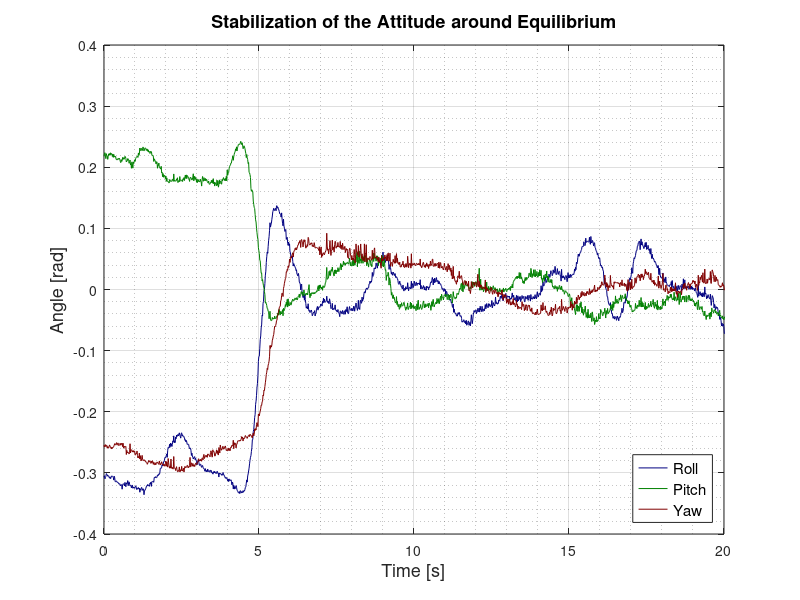
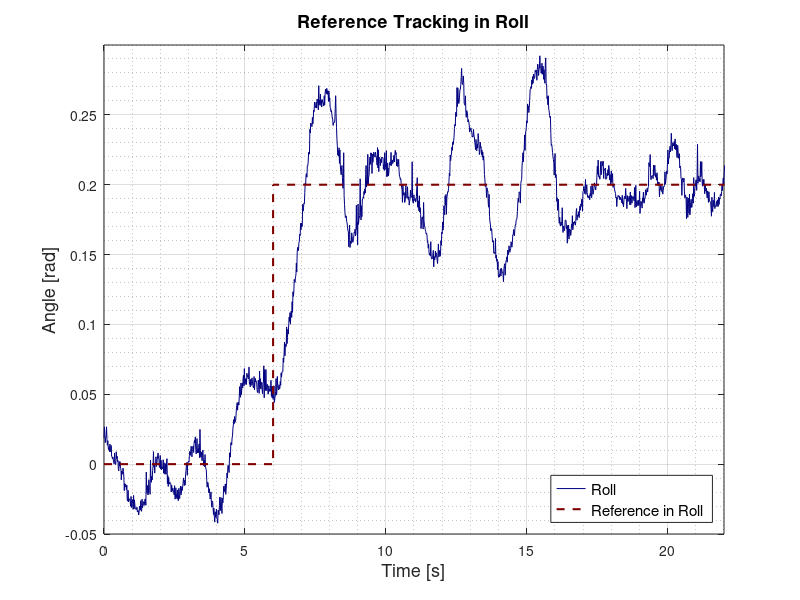
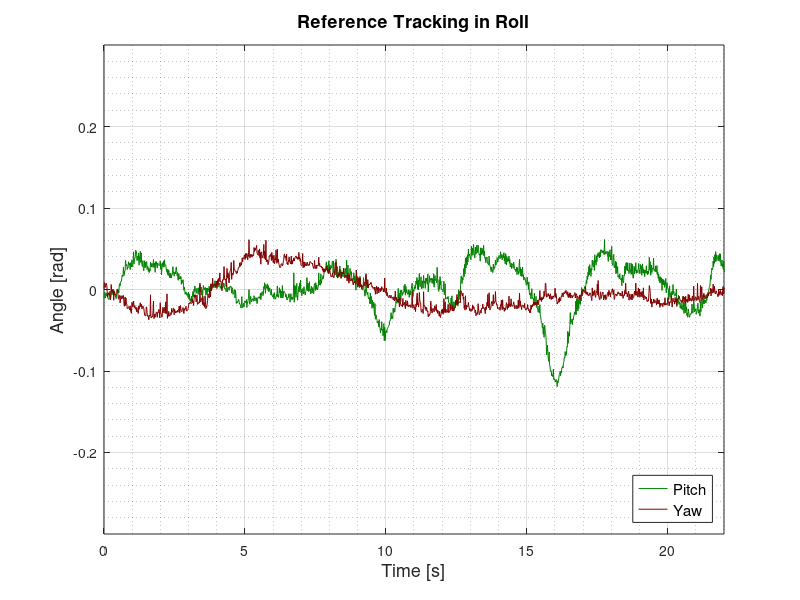
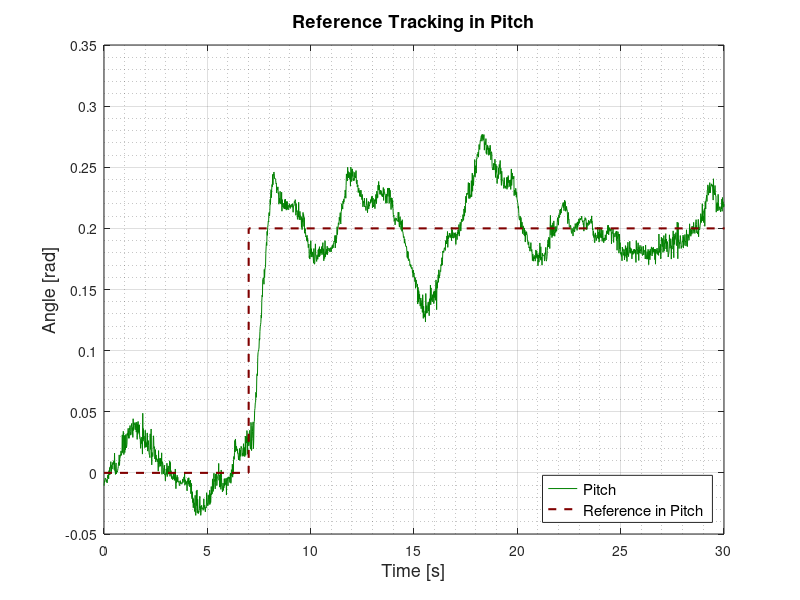

MATLAB code to generate these figures, in order:
%% Back to equilibrium
close all

figure
load eqRefFinal
line=0.5;
font=13;
plot(0:0.015:22.5,Ang(1,2000:3500),'Color',[0 0 0.5], 'Linewidth',line)
hold on
plot(0:0.015:22.5,Ang(2,2000:3500),'Color',[0 0.5 0], 'Linewidth',line)
plot(0:0.015:22.5,Ang(3,2000:3500)-0.05,'Color',[0.5 0 0], 'Linewidth',line)
xlim([0,20])
xlabel('Time [s]','FontSize',font)
ylabel('Angle [rad]','FontSize',font)
title('Stabilization of the Attitude around Equilibrium','FontSize',font)
h = legend('Roll','Pitch', 'Yaw','Location','SouthEast');
set(h,'FontSize',font-2);
grid on
grid minor

%% Reference in roll
load rollRefFinal
line=0.5;
font=13;
t=[0 6 6 50];
step_roll=[0 0 0.2 0.2];
figure
plot(0:0.015:22.5,Ang(1,2300:3800),'Color',[0 0 0.5], 'Linewidth',line)
hold on
plot(t,step_roll,'Color',[0.5 0 0],'LineStyle','--', 'Linewidth',1.5)
xlim([0,22])
ylim([-0.05 0.3])
xlabel('Time [s]','FontSize',font)
ylabel('Angle [rad]','FontSize',font)
title('Reference Tracking in Roll','FontSize',font)
h = legend('Roll', 'Reference in Roll','Location','SouthEast');
set(h,'FontSize',font-2);
grid on
grid minor

%% Reference in roll - Other angles
load rollRefFinal
font=13;
line=0.5;
figure
plot(0:0.015:22.5,Ang(2,2300:3800),'Color',[0 0.5 0], 'Linewidth',line)
hold on
plot(0:0.015:22.5,Ang(3,2300:3800)-0.05,'Color',[0.5 0 0], 'Linewidth',line)
xlim([0,22])
ylim([-0.3 0.3])
xlabel('Time [s]','FontSize',font)
ylabel('Angle [rad]','FontSize',font)
title('Reference Tracking in Roll','FontSize',font)
h = legend('Pitch', 'Yaw','Location','SouthEast');
set(h,'FontSize',font-2);
grid on
grid minor

%% Reference in pitch
load pitchRefFinal
font=13;
line=0.5;
t=[0 7 7 50];
step_pitch=[0 0 0.2 0.2];
figure
plot(0:0.015:30,Ang(2,2000:4000),'Color',[0 0.5 0], 'Linewidth',line)
hold on
plot(t,step_pitch,'Color',[0.5 0 0],'LineStyle','--', 'Linewidth',1.5)
xlim([0,30])
xlabel('Time [s]','FontSize',font)
ylabel('Angle [rad]','FontSize',font)
title('Reference Tracking in Pitch','FontSize',font)
h = legend('Pitch', 'Reference in Pitch','Location','SouthEast');
set(h,'FontSize',font-2);
grid on
grid minor

%% Reference in pitch - Other angles
load pitchRefFinal
font=13;
line=0.5;
figure
plot(0:0.015:30,Ang(1,2000:4000),'Color',[0 0 0.5], 'Linewidth',line)
hold on
plot(0:0.015:30,Ang(3,2000:4000)-0.05,'Color',[0.5 0 0], 'Linewidth',line)
xlim([0,30])
ylim([-0.3 0.3])
xlabel('Time [s]','FontSize',font)
ylabel('Angle [rad]','FontSize',font)
title('Reference Tracking in Pitch','FontSize',font)
h = legend('Roll', 'Yaw','Location','SouthEast');
set(h,'FontSize',font-2);
grid on
grid minor